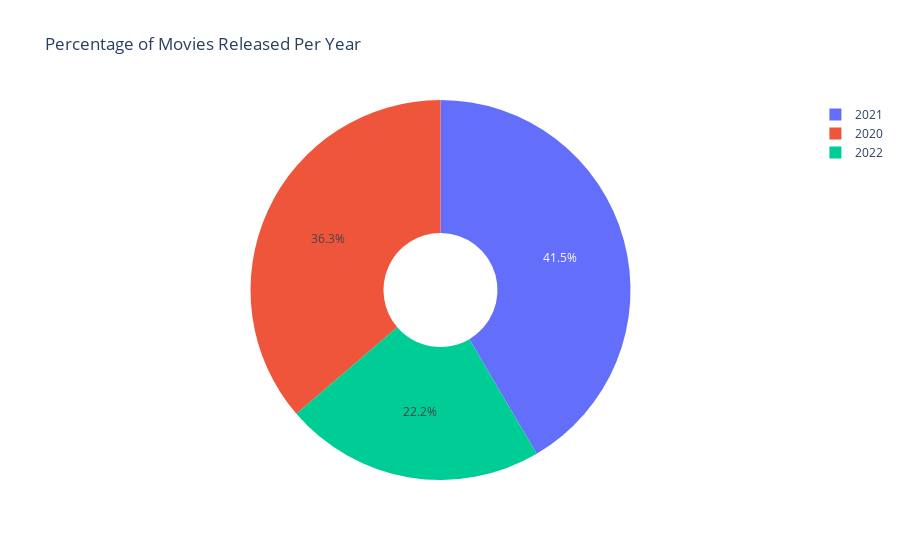

Notebook cell for this chart:
### Markdown cell above
The null hypothesis must be rejected as the p-value is greater than 0.05 which shows that there is significance in the data. The release year of a movie, during the Covid-19 pandemic or prior, had a significant affect on how much revenue a movie generated.

### Code cell
#visualization
values = covid_years['Year'].value_counts()
labels = ['2021', '2020', '2022']

circle_fig = go.Figure(data=[go.Pie(values=values, labels=labels, hole=0.3)])
circle_fig.update_layout(title_text='Percentage of Movies Released Per Year')
circle_fig.show()

print(values)

### Figure 1 — Plotly figure (JSON) as saved in the notebook; plotly's stock layout.template omitted (floating-point values rounded to 4 significant figures)
{"data": [{"hole": 0.3, "labels": ["2021", "2020", "2022"], "type": "pie", "values": [3690, 3223, 1968]}], "layout": {"title": {"text": "Percentage of Movies Released Per Year"}}}
